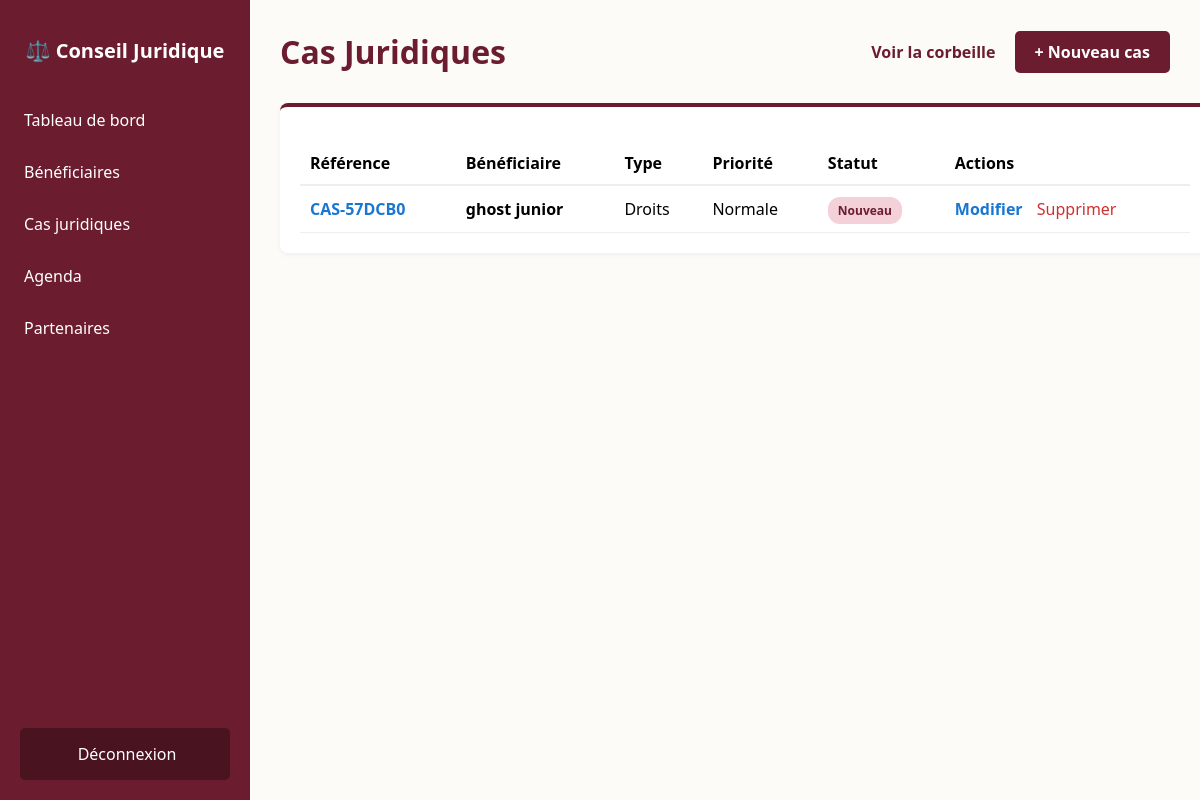
The app's page /cas-juridiques/, older data.
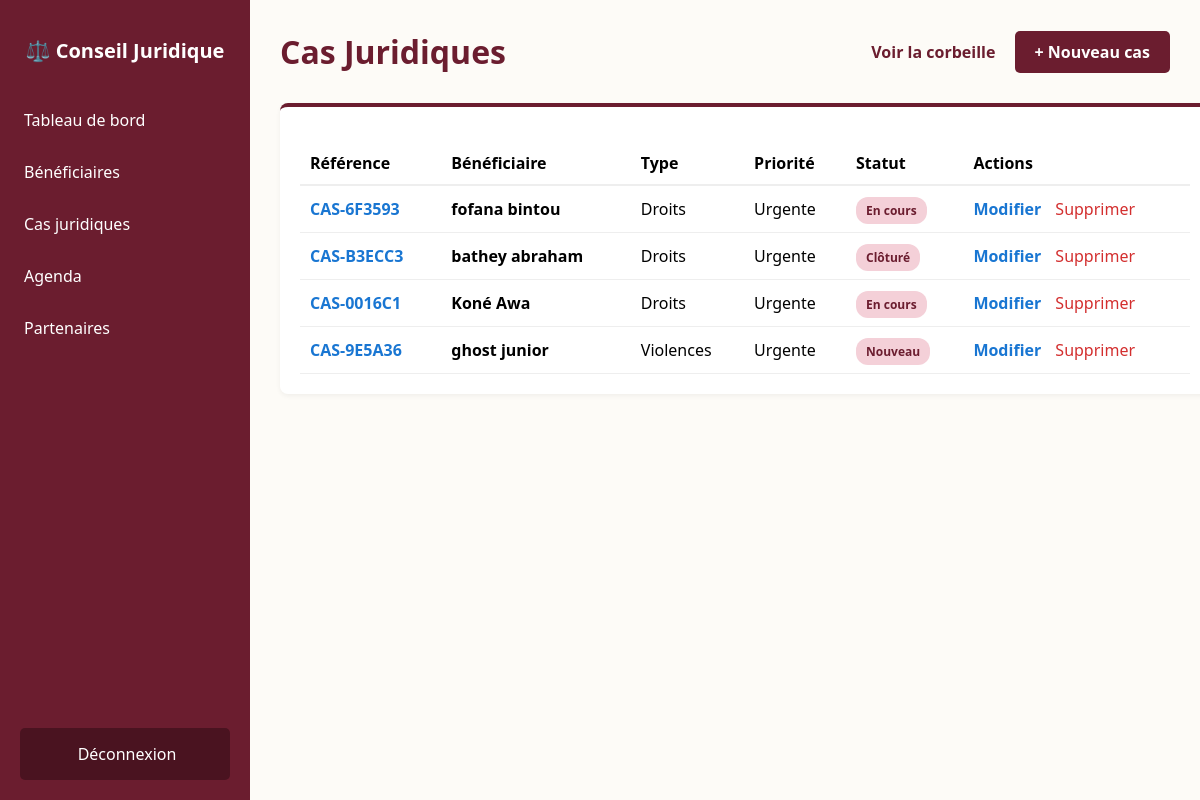
The same page, newer data.
### core/models.py (models this page shows, shortened)
class Cas(models.Model):
    TYPE_CHOICES = [
        ('DROITS', 'Droits'),
        ('ETAT_CIVIL', 'État civil'),
        ('FONCIER', 'Foncier'),
        ('VIOLENCES', 'Violences'),
        ('AUTRE', 'Autre'),
    ]
    STATUT_CHOICES = [
        ('NOUVEAU', 'Nouveau'),
        ('EN_COURS', 'En cours'),
        ('ORIENTE', 'Orienté'),
        ('EN_ATTENTE', 'En attente'),
        ('RESOLU', 'Résolu'),
        ('CLOTURE', 'Clôturé'),
    ]
    PRIORITE_CHOICES = [
        ('NORMALE', 'Normale'),
        ('URGENTE', 'Urgente'),
    ]
    beneficiaire = models.ForeignKey(Beneficiaire, on_delete=models.CASCADE, related_name='cas')
    reference = models.CharField(max_length=50, unique=True, blank=True)
    type_cas = models.CharField(max_length=20, choices=TYPE_CHOICES, default='AUTRE')
    description = models.TextField()
    statut = models.CharField(max_length=20, choices=STATUT_CHOICES, default='NOUVEAU')
    priorite = models.CharField(max_length=20, choices=PRIORITE_CHOICES, default='NORMALE')
    date_ouverture = models.DateTimeField(auto_now_add=True)
    date_cloture = models.DateTimeField(blank=True, null=True)
    juriste = models.ForeignKey(User, on_delete=models.SET_NULL, null=True, blank=True)
    est_supprime = models.BooleanField(default=False)

class Beneficiaire(models.Model):
    nom = models.CharField(max_length=100)
    prenom = models.CharField(max_length=100)
    date_naissance = models.DateField(blank=True, null=True)
    telephone = models.CharField(max_length=20)
    adresse = models.TextField(blank=True, null=True)
    zone = models.CharField(max_length=100)
    date_enregistrement = models.DateTimeField(auto_now_add=True)
    est_supprime = models.BooleanField(default=False)

### core/views.py (the view)
# urls.py: path('cas-juridiques/', views.cas_juridiques_view, name='cas_juridiques'),
def cas_juridiques_view(request):
    liste_cas = Cas.objects.filter(est_supprime=False).order_by('-date_ouverture')
    return render(request, 'core/cas_juridiques.html', {'cas': liste_cas})

### core/templates/core/cas_juridiques.html (shortened to what this page needs)
{% extends 'core/base.html' %}
{% block content %}
    <div class="header">
        <h1>Cas Juridiques</h1>
        <div>
            <a href="{% url 'corbeille_cas' %}" style="color: #6B1D2F; text-decoration: none; margin-right: 15px; font-weight: bold;">
                Voir la corbeille
            </a>
            <a href="{% url 'ajouter_cas' %}" style="background-color: #6B1D2F; color: white; padding: 10px 20px; text-decoration: none; border-radius: 5px; font-weight: bold;">
                + Nouveau cas
            </a>
        </div>
    </div>
    <div class="card" style="width: 100%;">
        <table style="width: 100%; border-collapse: collapse; margin-top: 15px;">
            <thead>
                <tr style="border-bottom: 2px solid #eee; text-align: left;">
                    <th style="padding: 10px;">Référence</th>
                    <th style="padding: 10px;">Bénéficiaire</th>
                    <th style="padding: 10px;">Type</th>
                    <th style="padding: 10px;">Priorité</th>
                    <th style="padding: 10px;">Statut</th>
                    <th style="padding: 10px;">Actions</th>
                </tr>
            </thead>
            <tbody>
                {% for c in cas %}
                <tr style="border-bottom: 1px solid #eee;">
                    <td style="padding: 12px 10px;">
                        <a href="{% url 'detail_cas' c.id %}" style="color: #1976D2; font-weight: bold; text-decoration: none;">
                            {{ c.reference }}
                        </a>
                    </td>
                    <td style="padding: 12px 10px;"><strong>{{ c.beneficiaire.nom }} {{ c.beneficiaire.prenom }}</strong></td>
                    <td style="padding: 12px 10px;">{{ c.get_type_cas_display }}</td>
                    <td style="padding: 12px 10px;">{{ c.get_priorite_display }}</td>
                    <td style="padding: 12px 10px;">
                        <span style="background-color: #F4D0D8; color: #6B1D2F; padding: 5px 10px; border-radius: 12px; font-size: 12px; font-weight: bold;">
                            {{ c.get_statut_display }}
                        </span>
                    </td>
                    <td style="padding: 12px 10px;">
                        <a href="{% url 'modifier_cas' c.id %}" style="color: #1976D2; text-decoration: none; margin-right: 10px; font-weight: bold;">Modifier</a>
                        <a href="{% url 'supprimer_cas' c.id %}" style="color: #D32F2F; text-decoration: none;" onclick="return confirm('Mettre à la corbeille ?');">Supprimer</a>
                    </td>
                </tr>
                {% empty %}
                <tr>
                    <td colspan="6" style="text-align: center; padding: 20px; color: #999;">Aucun cas juridique enregistré.</td>
                </tr>
                {% endfor %}
            </tbody>
        </table>
    </div>
{% endblock %}

Row changes from the older to the newer data that the page shows:
no longer on this page (row edited): Cas: reference "CAS-57DCB0", beneficiaire.nom "ghost", beneficiaire.prenom "junior", type_cas "Droits", priorite "Normale", statut "Nouveau"
added Cas: reference "CAS-6F3593", beneficiaire.nom "fofana", beneficiaire.prenom "bintou", type_cas "Droits", priorite "Urgente", statut "En cours"
added Cas: reference "CAS-B3ECC3", beneficiaire.nom "bathey", beneficiaire.prenom "abraham", type_cas "Droits", priorite "Urgente", statut "Clôturé"
added Cas: reference "CAS-0016C1", beneficiaire.nom "Koné", beneficiaire.prenom "Awa", type_cas "Droits", priorite "Urgente", statut "En cours"
now on this page (row edited): Cas: reference "CAS-9E5A36", beneficiaire.nom "ghost", beneficiaire.prenom "junior", type_cas "Violences", priorite "Urgente", statut "Nouveau"
